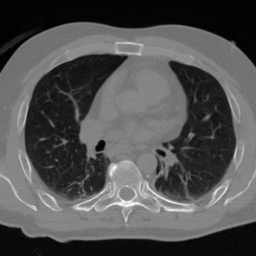
#> input picture assets/seg_test.jpg, 256 x 256 px
$ python watershed.py
#> lines starting #> are read from the running program, lines starting #| are printed output that depends on the picture; after the words box and inside, x2 and y2 are one past the last pixel; in counts of white or black regions, pixels touching at a corner belong together
### const.py
import cv2 as cv


class Const:
    class ConstError(TypeError):
        pass

    class ConstCaseError(ConstError):
        pass

    def __setattr__(self, name, value):
        if name in self.__dict__:
            raise self.ConstError("can't change const %s" % name)
        if not name.isupper():
            raise self.ConstCaseError('const name "%s" is not all uppercase' % name)
        self.__dict__[name] = value


const = Const()

const.INPUT_FILE = "./assets/seg_test.jpg"
const.OUTPUT_FILE = "./assets/seg_test_out_graph.jpg"
const.RESULT_FILE = "./assets/seg_test_result.jpg"

const.INPUT_PATH = "./assets/images"
#> in main, image is the input picture: shape (256, 256); min 0, max 255, mean 81.8
const.OUTPUT_PATH = "./assets/results"

const.SMOOTHING = 4
const.LAMBDA1 = 1
const.LAMBDA2 = 5
const.ITERATION = 5

const.KERNEL = (5, 5)


def input_file():
    return const.INPUT_FILE


def output_file():
    return const.OUTPUT_FILE


def result_file():
    return const.RESULT_FILE


def kernel():
    return const.KERNEL


def smoothing():
    return const.SMOOTHING


def lambda1():
    return const.LAMBDA1


def lambda2():
    return const.LAMBDA2


def iteration():
    return const.ITERATION


# [10 lines left out: function get_target, not called in this run]

### watershed.py
import argparse
import const
import cv2 as cv
import numpy as np
import matplotlib.pyplot as plt


class Watershed(object):
    WSHD = -1
    INQE = -2

    def __init__(self, image, kernel, levels=256):
        self.image = image
        self.kernel = kernel
        self.levels = levels

        self.markers = None
        self.next_node = None
        self.queues = None

    def generate_maskers(self):
        # Converting to grayscale
        ret, thresh = cv.threshold(self.image, 0, 255, cv.THRESH_BINARY_INV + cv.THRESH_OTSU)
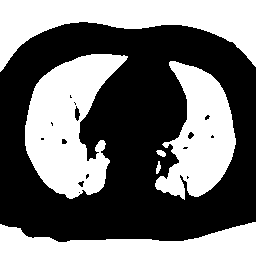
#> thresh: shape (256, 256); 43.8% white; 6 white regions, box (x1, y1, x2, y2) and area: (0, 0, 256, 72) 8604, (25, 54, 128, 199) 8558, (155, 61, 236, 200) 6351, (0, 222, 256, 256) 5131, (156, 150, 166, 157) 47, (156, 161, 161, 174) 41
#> ret = 75
        cv.imwrite("./assets/thresh.jpg", thresh)

        # Noise removal - opening morphological transformation gives in this case better results then closing.
        opening = cv.morphologyEx(thresh, cv.MORPH_OPEN, self.kernel)
#> opening: shape (256, 256); 43.8% white; 6 white regions, box (x1, y1, x2, y2) and area: (0, 0, 256, 73) 8860, (25, 55, 128, 200) 8558, (155, 62, 236, 201) 6350, (0, 223, 256, 256) 4875, (157, 151, 166, 158) 46, (156, 162, 161, 175) 41
        # closing = cv.morphologyEx(thresh,cv.MORPH_CLOSE, self.kernel)
        # cv.imshow("opening", opening)

        # Background area determination - with dilation, to segment only background area
        background = cv.dilate(opening, self.kernel)
#> background: shape (256, 256); 44.7% white; 6 white regions, box (x1, y1, x2, y2) and area: (0, 0, 256, 74) 9116, (25, 55, 128, 201) 8731, (155, 62, 236, 202) 6493, (0, 223, 256, 256) 4875, (157, 151, 166, 159) 55, (156, 162, 161, 176) 46
        cv.imwrite("./assets/background.jpg", background)

        # Foreground area determination - with erosion, to segment only foreground area
        foreground = cv.morphologyEx(thresh, cv.MORPH_ERODE, self.kernel)
#> foreground: shape (256, 256); 42.9% white; 6 white regions, box (x1, y1, x2, y2) and area: (0, 0, 256, 72) 8604, (25, 55, 128, 199) 8385, (155, 62, 236, 200) 6207, (0, 223, 256, 256) 4875, (157, 151, 166, 157) 37, (156, 162, 161, 174) 36
        cv.imwrite("./assets/foreground.jpg", foreground)

        # Finding unknown region with background and foreground subtraction
        foreground = np.uint8(foreground)
        unknown = cv.subtract(background, foreground)
#> unknown: shape (256, 256); 1.8% white in thin lines or dots, all inside (x1, y1, x2, y2) = (0, 22, 256, 202)
        # cv.imshow("unknown", unknown)

        # Marker labelling
        # connectedComponents() marks foreground with positive values and background with 0
        ret, markers = cv.connectedComponents(foreground)
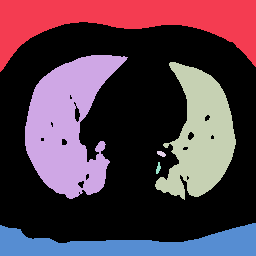
#> markers: shape (256, 256) int32; 7 distinct labels, from 0 to 6; one colour per label, 0 black
#> ret = 7

        # Because background is now labelled with 0, which is unknown region label
        # Add one to all labels so that sure background is not 0, but 1
        markers = markers + 1
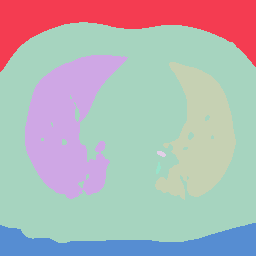
#> markers: shape (256, 256) int32; 7 distinct labels, from 1 to 7; one colour per label, 0 black

        # Now, mark the region of unknown with zero
        markers[unknown == 255] = 0
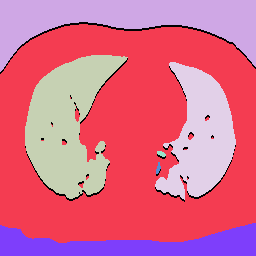
#> markers: shape (256, 256) int32; 8 distinct labels, from 0 to 7; one colour per label, 0 black
        # [9 lines of commented-out code are left out]

        cv.imwrite("./assets/markers.jpg", unknown)

        self.markers = markers

    def ws_push(self, level, offset):
        self.next_node[offset] = -1
        tail = self.queues[level, 1]
        if tail >= 0:
            self.next_node[tail] = offset
        else:
            self.queues[level, 0] = offset
        self.queues[level, 1] = offset

    def ws_pop(self, level):
        head = self.queues[level, 0]
        _next = self.next_node[head]
        self.queues[level, 0] = _next
        if _next < 0:
            self.queues[level, 1] = -1
        self.next_node[head] = -1
        return head

    def watershed(self):
        image = self.image
        height = image.shape[0]
#> height = 256
        width = image.shape[1]
#> width = 256

        step = self.levels

        self.next_node = np.full((height * width), -1, int)
        self.queues = np.full((step, 2), -1, int)

        mask = self.markers

        for i in range(width):
            mask[0, i] = self.WSHD
            mask[height - 1, i] = self.WSHD
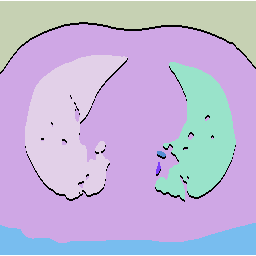
#> mask: shape (256, 256) int32; 9 distinct labels, from -1 to 7; one colour per label, 0 black, -1 white

        for y in range(1, height - 1):
            mask[y, 0] = self.WSHD
            mask[y, width - 1] = self.WSHD
            for x in range(1, width - 1):
                if mask[y, x] < 0:
                    mask[y, x] = 0
                level = step + 1
                pixel = image[y, x]
                if y > 0 and mask[y - 1, x] > 0:
                    level = min(abs(int(image[y, x - 1]) - int(pixel)), level)
                if y < height and mask[y + 1, x] > 0:
                    level = min(abs(int(image[y, x - 1]) - int(pixel)), level)
                if x > 0 and mask[y, x - 1] > 0:
                    level = min(abs(int(image[y, x - 1]) - int(pixel)), level)
                if x < width and mask[y, x + 1] > 0:
                    level = min(abs(int(image[y, x - 1]) - int(pixel)), level)
                if mask[y, x] == 0 and level <= step:
                    self.ws_push(level, y * step + x)
                    mask[y, x] = self.INQE
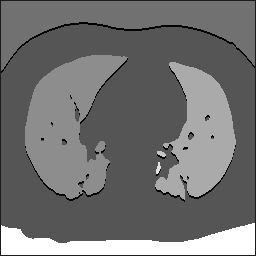
#> mask: shape (256, 256) int32; 2.56% of pixels changed, all inside (x1, y1, x2, y2) = (0, 1, 256, 255); drawn with min black and max white

        lv = 0
        for _ in range(step):
            if self.queues[lv, 0] >= 0:
                break
            lv += 1
#> after the loop, lv = 0
        if lv == step:
            self.markers = mask
            return
        active_queue = lv
#> active_queue = 0

        flat_image = image.flatten()
        flat_mask = mask.flatten()

        while True:
            lab = 0

            if self.queues[active_queue, 0] < 0:
                lv = active_queue + 1
                for _ in range(active_queue + 1, step):
                    if self.queues[lv, 0] >= 0:
                        break
                    lv += 1
                if lv == step:
                    break
                active_queue = lv

            offset = self.ws_pop(active_queue)
            pixel = flat_image[offset]

            m = flat_mask[offset - 1]
            if m > 0:
                lab = m
            m = flat_mask[offset + 1]
            if m > 0:
                if lab == 0:
                    lab = m
                elif m != lab:
                    lab = self.WSHD
            m = flat_mask[offset - step]
            if m > 0:
                if lab == 0:
                    lab = m
                elif m != lab:
                    lab = self.WSHD
            m = flat_mask[offset + step]
            if m > 0:
                if lab == 0:
                    lab = m
                elif m != lab:
                    lab = self.WSHD
            flat_mask[offset] = lab
            assert (lab != 0)
            if lab == self.WSHD:
                continue

            if flat_mask[offset - 1] == 0:
                delta = abs(flat_image[offset - 1] - pixel)
                self.ws_push(delta, offset - 1)
                active_queue = min(active_queue, delta)
                flat_mask[offset - 1] = self.INQE
            if flat_mask[offset + 1] == 0:
                delta = abs(flat_image[offset + 1] - pixel)
                self.ws_push(delta, offset + 1)
                active_queue = min(active_queue, delta)
                flat_mask[offset + 1] = self.INQE
            if flat_mask[offset - step] == 0:
                delta = abs(flat_image[offset - step] - pixel)
                self.ws_push(delta, offset - step)
                active_queue = min(active_queue, delta)
                flat_mask[offset - step] = self.INQE
            if flat_mask[offset + step] == 0:
                delta = abs(flat_image[offset + step] - pixel)
                self.ws_push(delta, offset + step)
                active_queue = min(active_queue, delta)
                flat_mask[offset + step] = self.INQE
#> this loop made 1169 passes
#> (head in ws_pop, offset, pixel, lab) on passes 1 to 12: (5714, 5714, 79, 2), (5715, 5715, 79, 2), (5716, 5716, 79, 2), (5717, 5717, 79, 2), (5964, 5964, 99, 2), (5968, 5968, 105, 1), (5970, 5970, 106, -1), (5971, 5971, 106, -1), (5972, 5972, 106, -1), (5974, 5974, 105, 1), (5976, 5976, 104, 2), (6218, 6218, 113, 1)
#> (head in ws_pop, offset, pixel) on pass 26: (6827, 6827, 113)

        self.markers = flat_mask.reshape(height, width)
#> self.markers: shape (256, 256) int32; 8 distinct labels, from -1 to 7

    def run(self):
        self.generate_maskers()
        self.watershed()

        mask = self.markers
        self.image[mask == self.WSHD] = 0
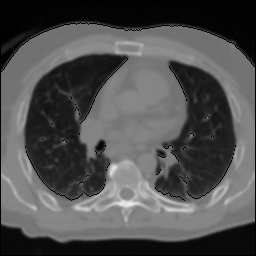
#> self.image: shape (256, 256); min 0, max 235, mean 80.2


def get_args():
    parser = argparse.ArgumentParser(description='Watershed Segmentation')
    parser.add_argument('--input_path', type=str, default="./assets/images",
                        help='input path')
    parser.add_argument('--output_path', type=str, default="./assets/results",
                        help='output path')
    parser.add_argument('--kernel', type=tuple, default=(5, 5),
                        help='a tuple for the Gaussian Filter')

    args = parser.parse_args()

    return args


def main(args):
    input_file = const.input_file()
    output_file = const.output_file()
    image = cv.imread(input_file, cv.IMREAD_GRAYSCALE)
    # Gaussian Filter
    smooth_image = cv.GaussianBlur(image, const.kernel(), 0)

    w = Watershed(smooth_image, const.kernel())
    w.run()
    result = w.markers

    fig = plt.figure()
    fig.clf()
    ax1 = fig.add_subplot(1, 2, 1)
    ax1.imshow(image, cmap='gray')
    ax1.set_axis_off()

    ax2 = fig.add_subplot(1, 2, 2)
    ax2.imshow(result, cmap='Paired', interpolation='nearest')
    ax2.set_axis_off()

    plt.show()


if __name__ == "__main__":
    main(get_args())
